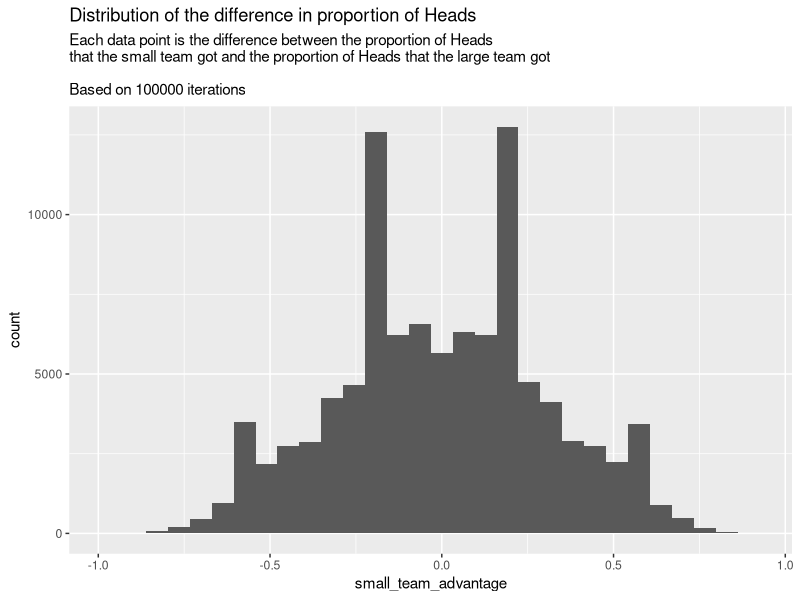

The R script that drew this image:

#'--- 
#' title: "Coin flipping game: Are small teams at an advantage or disadvantage?"
#' author: "Nayef Ahmad"
#' date: "2019-11-14"
#' output: 
#'   html_document: 
#'     keep_md: yes
#'     code_folding: show
#'     toc: true
#'     toc_float: true
#'     toc_folding: false
#' ---
#' 
#' 

#+ lib, include = FALSE 
library(tidyverse)

#+ rest 
#' # Problem statement 
#' 

#' Two teams play the "coin flipping game". There is a small team that has 3
#' players, and a large team that has 20 players.
#' 

#' Here are the rules: 
#' 
#' 1. Each player flips a coin
#' 
#' 2. We count the total number of heads that a team gets
#' 
#' 3. Divide the total number of heads by the team size, to get the proportion of heads 
#' 
#' 4. The team with the higher proportion of heads wins the game
#' 
#' 
#' The question we are investigatins is: **is the smaller team at an advantage or a disadvantage in this game?**
#' 
#' We know, of course, that smaller samples give more highly variable results. 
#' See [Kahneman and Tversky's example about babies' gender proportions](https://en.wikipedia.org/wiki/Insensitivity_to_sample_size), for example.
#' 
#' However, in this case, I'm not sure that this higher variability will be either 
#' beneficial or detrimental for the smaller team. 
#' 
#' Let's simulate to find out! 
#' 


#' # Simulation setup 
#' 
#' We'll define a function to return a vector with the proportion of heads for each 
#' iteration of the game. 
#' 

# fn definition
head_prop_sims <- function(n_sims,
                           team_size){
    
    # n_sims: how many simulations are we running? 
    # team_size: this is the parameter n for the binomial random variable generator
    
    # example: 
    # for the first simulated result, the proportion of heads 
    # will be a binomial r.v. with parameters n = team_size, p = 0.5 
    
    # same for the second simulated result, and so on. 
    
    # Vector of results:  
    return(rbinom(n_sims, 
                  team_size, 
                  prob = 0.5)/team_size)
}

# fn test 
# head_prop_sims(10, 2)


#' # Analysis
#' 
#' Using our function with two different values for `team_size`, we get 
#' simulated heads proportions for both the small and large teams. 
#' 
#' 

n_iterations <- 100000
small_team_size <- 3
large_team_size <- 20

small_team_proportions <- head_prop_sims(n_iterations, small_team_size)
large_team_proportions <- head_prop_sims(n_iterations, large_team_size)


#' Next, we take the difference to see who wins each iteration. 
#' 
small_team_advantage <- small_team_proportions - large_team_proportions

#' Finally, let's plot the difference. If the difference is centred around zero, 
#' then team size has no impact on win probability. 
#' 


data.frame(small_team_advantage = small_team_advantage) %>% 
    ggplot(aes(x = small_team_advantage)) + 
    geom_histogram() + 
    labs(title = "Distribution of the difference in proportion of Heads", 
         subtitle = sprintf("Each data point is the difference between the proportion of Heads \nthat the small team got and the proportion of Heads that the large team got \n\nBased on %i iterations", 
                            n_iterations))


#' # Conclusion
#' 
#' It doesn't look like team size has an impact on win probability. 
#' 